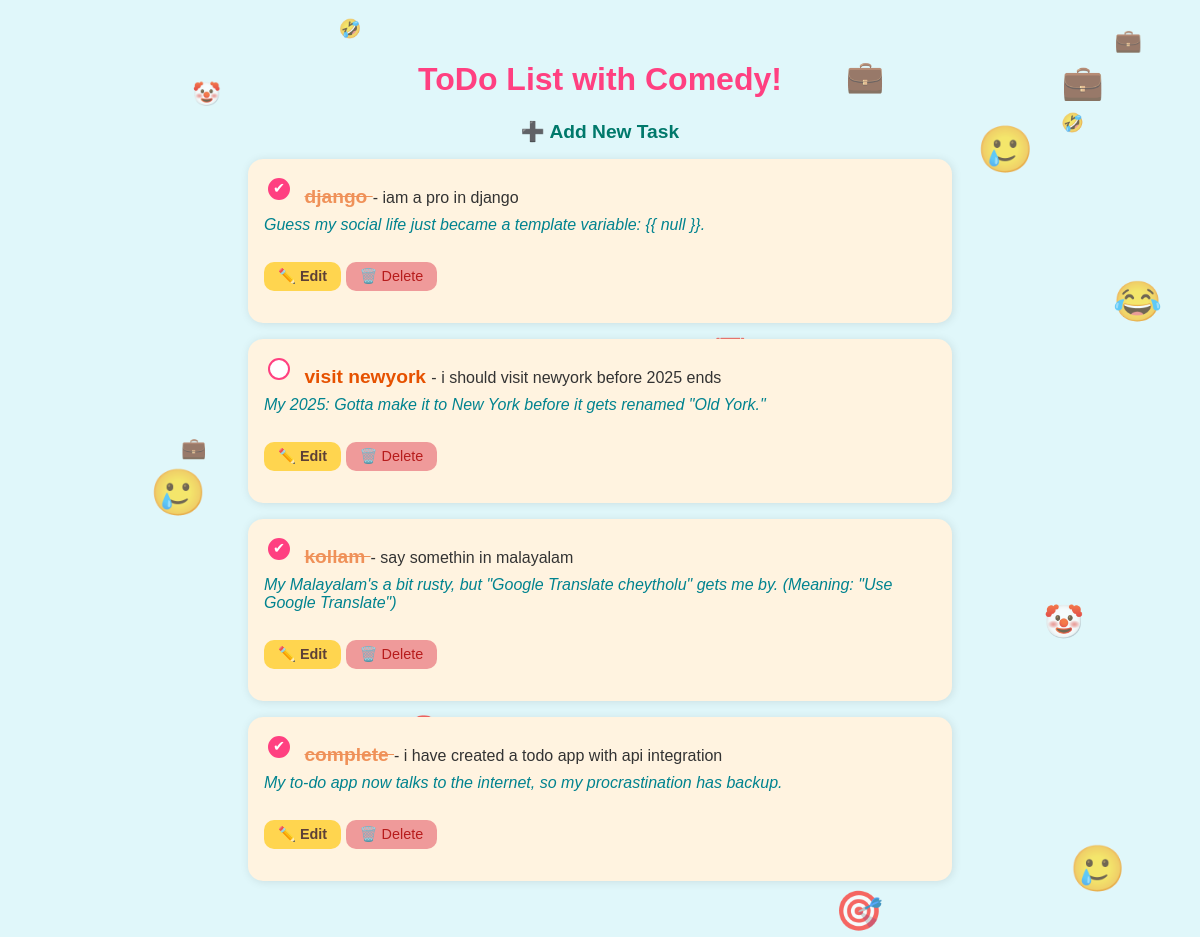
The page / on the database its author committed.
### todo_sub/models.py (models this page shows, shortened)
class Task(models.Model):
    title = models.CharField(max_length=255)
    description = models.TextField()
    is_done = models.BooleanField(default=False)
    comedy_text = models.TextField(blank=True, null=True)

### todo_sub/views.py (the view)
# urls.py: path('', views.task_list, name='task_list'),
def task_list(request):
    tasks = Task.objects.all()
    return render(request, 'todoapp/task_list.html', {'tasks': tasks})

### todo_sub/templates/todoapp/task_list.html (shortened to what this page needs)
<!DOCTYPE html>
<html>
<head>
</head>
<body>
    <h1>ToDo List with Comedy!</h1>
    <a href="{% url 'add_task' %}">➕ Add New Task</a>
    <ul>
        {% for task in tasks %}
            <li>
                <form method="post" action="{% url 'toggle_task' task.id %}" style="display:inline;">
                    <input type="checkbox" onchange="this.form.submit()" {% if task.is_done %}checked{% endif %}>
                </form>
                <strong style="{% if task.is_done %}text-decoration: line-through; opacity: 0.6;{% endif %}">
                    {{ task.title }}
                </strong> - {{ task.description }}<br>
                <em>{{ task.comedy_text }}</em><br>
                <a href="{% url 'edit_task' task.id %}" class="action-button edit-btn">✏️ Edit</a>
                <form method="post" action="{% url 'delete_task' task.id %}" style="display:inline;">
                    <button type="submit" class="action-button delete-btn" onclick="return confirm('Delete this task? 🤔')">🗑️ Delete</button>
                </form>
            </li>
        {% endfor %}
    </ul>
</body>
</html>

### todo_sub/templates/todoapp/task_list.html (style rules this page uses)
body { font-family: 'Comic Sans MS', cursive, sans-serif; background-color: #e0f7fa; color: #333; padding: 2rem; overflow: hidden; position: relative; }
h1 { color: #ff4081; text-align: center; animation: wobble 3s ease-in-out infinite; position: relative; z-index: 2; }
a { display: block; text-align: center; margin-bottom: 1rem; font-size: 1.2rem; color: #00796b; text-decoration: none; font-weight: bold; position: relative; z-index: 2; }
ul { list-style-type: none; padding: 0; position: relative; z-index: 2; }
li { background-color: #fff3e0; margin: 1rem auto; padding: 1rem; border-radius: 15px; width: 60%; box-shadow: 1px 1px 10px rgba(0,0,0,0.1); transition: transform 0.3s ease; }
strong { font-size: 1.2rem; color: #e65100; }
em { display: block; margin-top: 0.5rem; color: #00838f; font-style: italic; }
input[type="checkbox"] { appearance: none; -webkit-appearance: none; background-color: #fff; border: 2px solid #ff4081; padding: 9px; border-radius: 50%; cursor: pointer; display: inline-block; position: relative; margin-right: 10px; transition: all 0.2s ease; }
input[type="checkbox"]:checked { background-color: #ff4081; border-color: #ff4081; }
input[type="checkbox"]:checked::after { content: '✔'; color: #fff; font-size: 0.9rem; position: absolute; top: 0; left: 3px; }
.action-button { display: inline-block; padding: 6px 14px; margin-top: 10px; font-size: 0.9rem; border: none; border-radius: 10px; text-decoration: none; cursor: pointer; transition: background-color 0.3s ease, transform 0.2s ease; }
.edit-btn { background-color: #ffd54f; color: #5d4037; }
.delete-btn { background-color: #ef9a9a; color: #b71c1c; }

### rows shown on the page
Task: is_done "☑", title "django", description "iam a pro in django", comedy_text "Guess my social life just became a template variable: {{ null }}."
Task: title "visit newyork", description "i should visit newyork before 2025 ends", comedy_text "My 2025: Gotta make it to New York before it gets renamed \"Old York.\""
Task: is_done "☑", title "kollam", description "say somethin in malayalam", comedy_text "My Malayalam's a bit rusty, but \"Google Translate cheytholu\" gets me by. (Meaning: \"Use Google Translate\")"
Task: is_done "☑", title "complete", description "i have created a todo app with api integration", comedy_text "My to-do app now talks to the internet, so my procrastination has backup."
